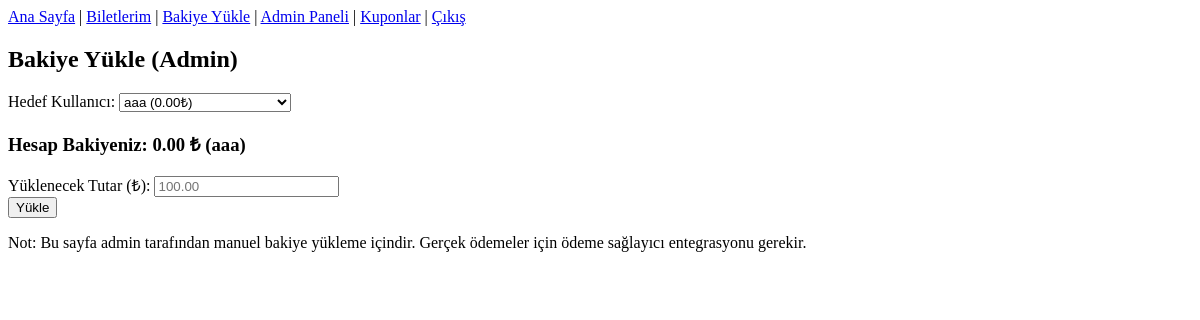
/bakiye_yukle.php (signed in), run on an earlier commit of the app's database.
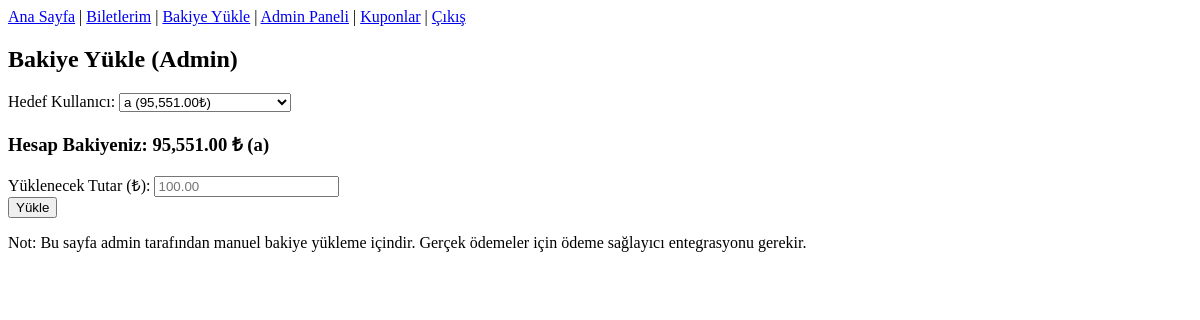
And on a later commit of the database.
### tables this page shows
CREATE TABLE users (
    id INTEGER PRIMARY KEY AUTOINCREMENT,
    username TEXT UNIQUE,
    password TEXT,
    email TEXT,
    role TEXT CHECK(role IN ('user','firma_admin','admin')),
    firma_id INTEGER,
    credit REAL DEFAULT 0
);

### functions.php (called while the page is built, shortened)
<?php
function sanitize($str) {
    return htmlspecialchars($str, ENT_QUOTES, 'UTF-8');
}
?>

### bakiye_yukle.php (the view, shortened to what this page needs)
<?php
require_once 'config.php';
require_once 'functions.php';
$users = $db->query("SELECT id, username, credit FROM users ORDER BY username")->fetchAll(PDO::FETCH_ASSOC);
$selected_user_id = $_GET['user_id'] ?? ($users[0]['id'] ?? null);
if ($selected_user_id) {
    $stmt = $db->prepare("SELECT id, username, credit FROM users WHERE id = ?");
    $stmt->execute([$selected_user_id]);
    $selected_user = $stmt->fetch(PDO::FETCH_ASSOC);
} else {
    $selected_user = null;
}
?>
<!DOCTYPE html>
<html>
<head><title>Bakiye Yükle (Admin)</title></head>
<body>
    <?php include 'menu.php'; ?>
    <h2>Bakiye Yükle (Admin)</h2>
    <form method="get" style="margin-bottom:1em">
        Hedef Kullanıcı:
        <select name="user_id" onchange="this.form.submit()">
            <?php foreach ($users as $u): ?>
                <option value="<?= $u['id'] ?>" <?= ($u['id'] == $selected_user_id) ? 'selected' : '' ?>><?= sanitize($u['username']) ?> (<?= number_format($u['credit'],2) ?>₺)</option>
            <?php endforeach; ?>
        </select>
    </form>
    <?php if ($selected_user): ?>
    <h3>Hesap Bakiyeniz: <?= sanitize(number_format($selected_user['credit'], 2)) ?> ₺ (<?= sanitize($selected_user['username']) ?>)</h3>
    <form method="post">
        Yüklenecek Tutar (₺): <input name="amount" required pattern="^\d+(\.\d{1,2})?$" inputmode="decimal" placeholder="100.00"><br>
        <button type="submit">Yükle</button>
    </form>
    <?php else: ?>
        <p>Seçili kullanıcı bulunamadı.</p>
    <?php endif; ?>
    <p>Not: Bu sayfa admin tarafından manuel bakiye yükleme içindir. Gerçek ödemeler için ödeme sağlayıcı entegrasyonu gerekir.</p>
</body>
</html>

What changed in the data, as far as the page shows it:
no longer on this page (row unchanged): users: credit "0.00", username "aaa"
added users: credit "95,551.00", username "a"
Also different on the page:
form field user_id: "aaa (0.00₺)" → "a (95,551.00₺)"
